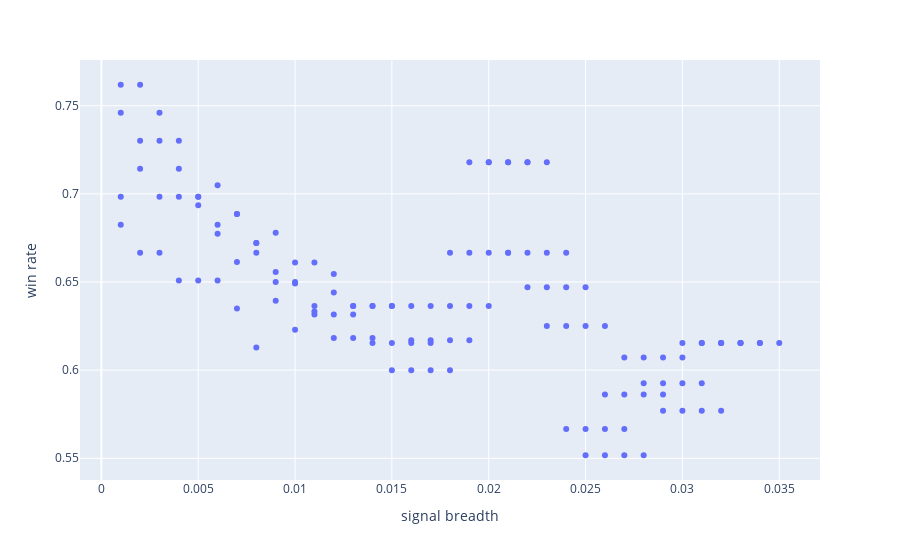

Notebook code for this chart:
### Code cell
df_grid_search_res['scatter label'] = list(trade_res.keys())

import plotly.express as px
fig = px.scatter(df_grid_search_res,x='signal breadth', y='win rate',
                # marginal_x="histogram",
                # text=df_grid_search_res['scatter label'].tolist()
                )
fig.show()
# tmp_grid_res.plot.scatter(x='signal breadth',y='win rate',s=10)

### Figure 1 — Plotly figure (JSON) as saved in the notebook; plotly's stock layout.template omitted (floating-point values rounded to 4 significant figures; data arrays with more than 128 entries replaced by an {"elided": "..."} marker saying what was removed)
{"data": [{"hovertemplate": "signal breadth=%{x}<br>win rate=%{y}<extra></extra>", "legendgroup": "", "marker": {"color": "#636efa", "symbol": "circle"}, "mode": "markers", "name": "", "orientation": "v", "showlegend": false, "type": "scatter", "x": {"elided": "134 float values"}, "xaxis": "x", "y": {"elided": "134 float values"}, "yaxis": "y"}], "layout": {"legend": {"tracegroupgap": 0}, "margin": {"t": 60}, "xaxis": {"anchor": "y", "domain": [0, 1], "title": {"text": "signal breadth"}}, "yaxis": {"anchor": "x", "domain": [0, 1], "title": {"text": "win rate"}}}}
